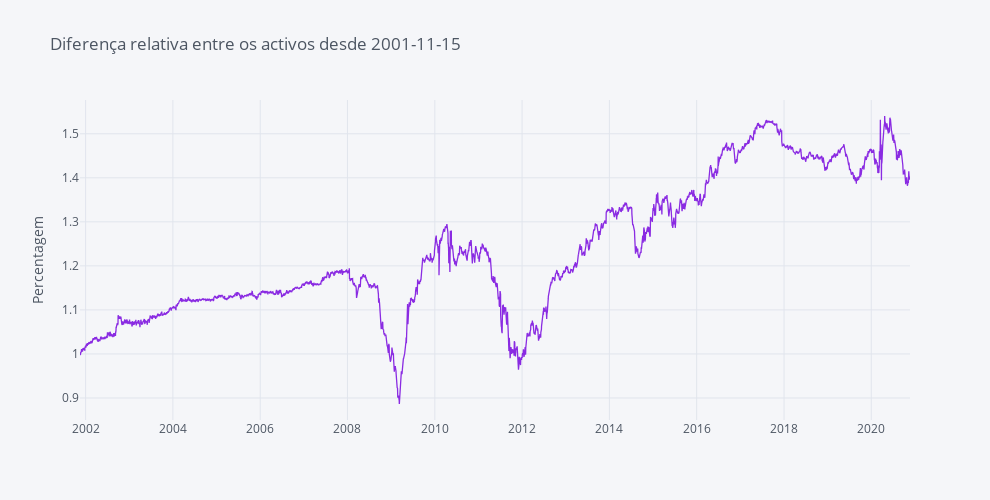

Notebook source saved alongside this figure:
### Code cell
(fundos_norm.iloc[:, 0] / fundos_norm.iloc[:, 1]).iplot(title='Diferença relativa entre os activos desde ' + begin, yTitle='Percentagem', dimensions=(990, 500), color='blueviolet')

### Figure 1 — Plotly figure (JSON) as saved in the notebook; plotly's stock layout.template omitted (floating-point values rounded to 4 significant figures; data arrays with more than 128 entries replaced by an {"elided": "..."} marker saying what was removed)
{"data": [{"line": {"color": "rgba(138, 43, 226, 1.0)", "dash": "solid", "shape": "linear", "width": 1.3}, "mode": "lines", "name": "None", "text": "", "type": "scatter", "x": {"elided": "5529 str values"}, "y": {"elided": "5529 float values"}}], "layout": {"height": 500, "legend": {"bgcolor": "#F5F6F9", "font": {"color": "#4D5663"}}, "paper_bgcolor": "#F5F6F9", "plot_bgcolor": "#F5F6F9", "title": {"font": {"color": "#4D5663"}, "text": "Diferença relativa entre os activos desde 2001-11-15"}, "width": 990, "xaxis": {"autorange": true, "gridcolor": "#E1E5ED", "range": ["2001-11-15", "2020-11-20"], "showgrid": true, "tickfont": {"color": "#4D5663"}, "title": {"font": {"color": "#4D5663"}, "text": ""}, "type": "date", "zerolinecolor": "#E1E5ED"}, "yaxis": {"autorange": true, "gridcolor": "#E1E5ED", "range": [0.85, 1.577], "showgrid": true, "tickfont": {"color": "#4D5663"}, "title": {"font": {"color": "#4D5663"}, "text": "Percentagem"}, "type": "linear", "zerolinecolor": "#E1E5ED"}}}
